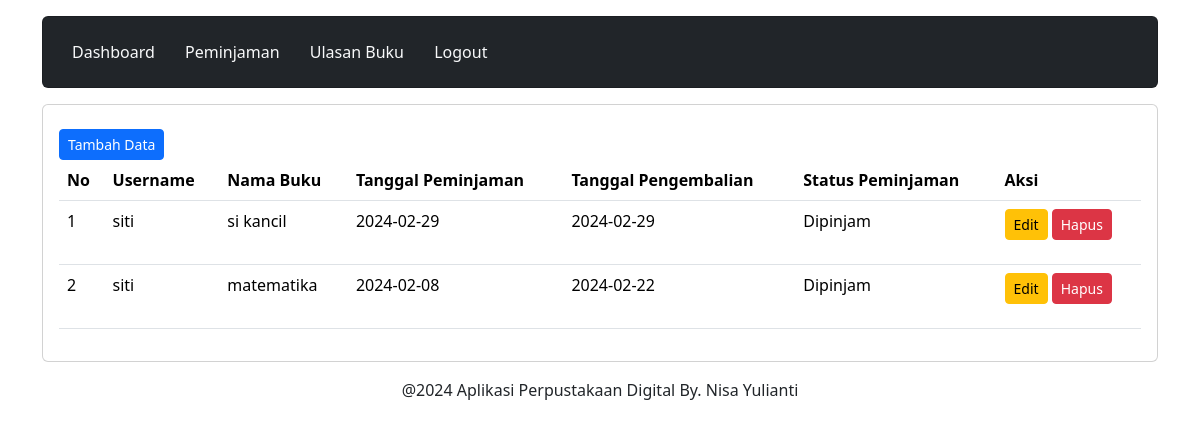
Page /peminjam/peminjaman.php (signed in) on the committed database.
### tables this page shows
CREATE TABLE `peminjaman` (
  `id_peminjaman` int(11) NOT NULL,
  `id_user` int(11) NOT NULL,
  `id_buku` int(11) NOT NULL,
  `tanggal_peminjaman` date NOT NULL,
  `tanggal_pengembalian` date NOT NULL,
  `status_peminjaman` int(11) NOT NULL
);

CREATE TABLE `user` (
  `id_user` int(11) NOT NULL,
  `username` varchar(255) NOT NULL,
  `password` varchar(255) NOT NULL,
  `email` varchar(255) NOT NULL,
  `nama_lengkap` varchar(255) NOT NULL,
  `alamat` text NOT NULL,
  `level` int(11) NOT NULL
);

CREATE TABLE `buku` (
  `id_buku` int(11) NOT NULL,
  `judul` varchar(255) NOT NULL,
  `penulis` varchar(255) NOT NULL,
  `penerbit` varchar(255) NOT NULL,
  `tahun_terbit` int(11) NOT NULL,
  `stok` int(11) NOT NULL
);

### peminjam/peminjaman.php (the view, shortened to what this page needs)
<?php
	include 'header.php';
	include 'navbar.php';
?>
<div class="content mt-3">
	<div class="card">
		<div class="card-body">
            <a href="tambah_peminjaman.php" class="btn btn-primary btn-sm mt-2">Tambah Data</a>
            <table class="table">
                <thead>
                    <tr>
                        <th>No</th>
                        <th>Username</th>
                        <th>Nama Buku</th>
						<th>Tanggal Peminjaman</th>
						<th>Tanggal Pengembalian</th>
						<th>Status Peminjaman</th>
						<th>Aksi</th>
                    </tr>
                </thead>
                <tbody>
                    <?php
		            include '../koneksi.php';
		            $no = 1;
		            $data = mysqli_query($koneksi,"SELECT * FROM  peminjaman INNER JOIN user ON peminjaman.id_user=user.id_user INNER JOIN buku ON peminjaman.id_buku=buku.id_buku WHERE peminjaman.id_user=" . $_SESSION['id_user']." ORDER BY id_peminjaman ASC");
		            while($d = mysqli_fetch_array($data)){
			            ?>
                        <tr>
                            <td><?php echo $no++; ?></td>
                            <td><?php echo $d['username']; ?></td>
							<td><?php echo $d['judul']; ?></td>
							<td><?php echo $d['tanggal_peminjaman']; ?></td>
							<td><?php echo $d['tanggal_pengembalian']; ?></td>
							<td><?=($d['status_peminjaman']== 1 ?"Dipinjam":"DIkembalikan") ?></td>
                            <td>
                                <?php if($d['status_peminjaman']== 1){?><a href="edit_peminjaman.php?id_peminjaman=<?php echo $d['id_peminjaman']; ?>" class="btn btn-warning btn-sm  mb-3">Edit</a><?php }?>
                                <a href="proses_hapus_peminjaman.php?id_peminjaman=<?php echo $d['id_peminjaman']; ?>" class="btn btn-danger btn-sm  mb-3">Hapus</a>
                            </td>
                        </tr>
                    <?php }?>
                </tbody>
            </table>
        </div>
    </div>
</div>
<?php
	include 'footer.php';
?>

### rows in the picture
peminjaman: id_user.username "siti", id_buku.judul "si kancil", tanggal_peminjaman "2024-02-29", tanggal_pengembalian "2024-02-29", status_peminjaman "Dipinjam"
peminjaman: id_user.username "siti", id_buku.judul "matematika", tanggal_peminjaman "2024-02-08", tanggal_pengembalian "2024-02-22", status_peminjaman "Dipinjam"
